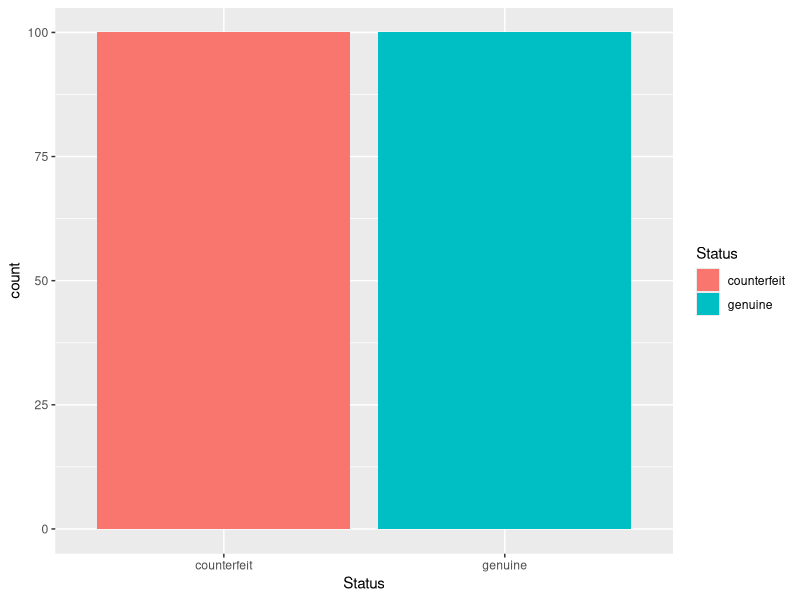
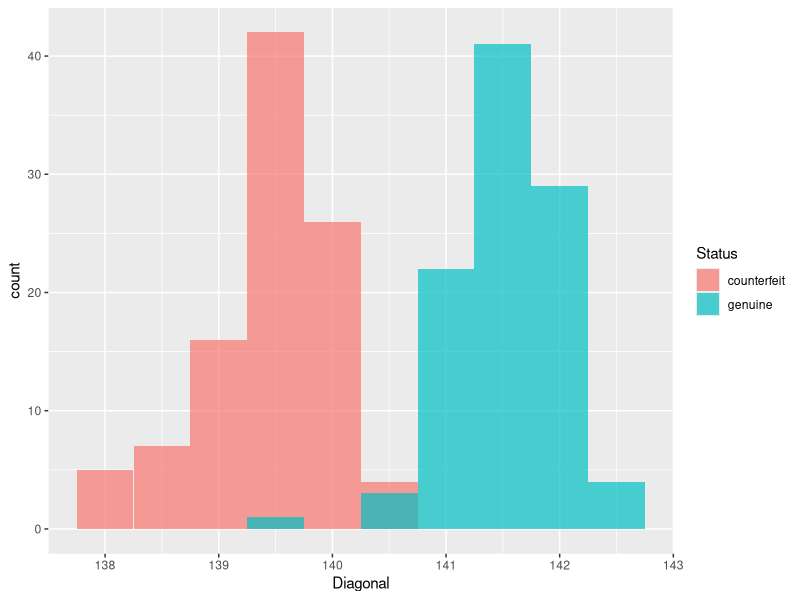
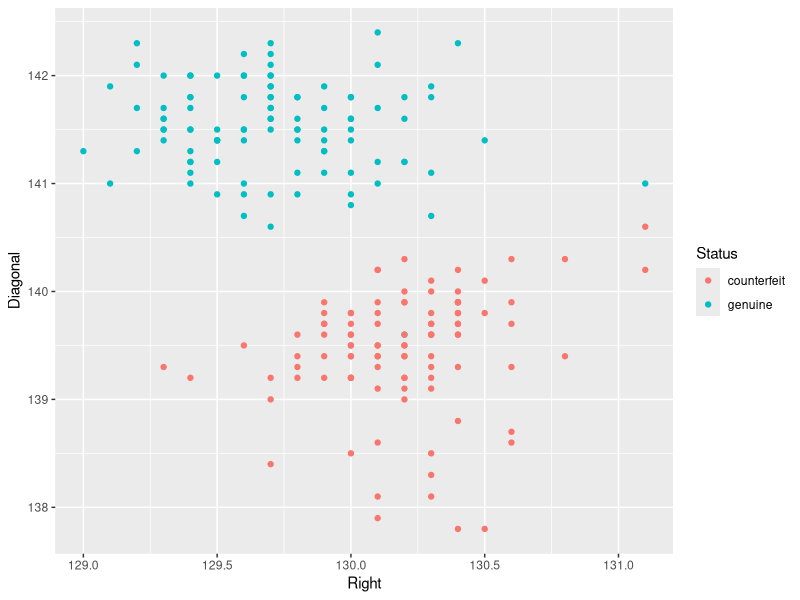

Source code (R) for these figures, in order:
## ---- chunk 1
knitr::opts_chunk$set(echo = TRUE)
## ---- chunk 2

library(mclust) 
library(ggplot2) 
data(banknote)

str(banknote)
## ---- chunk 3

ggplot(banknote, aes(x = Status, fill = Status)) + geom_bar()
## ---- chunk 4

ggplot(banknote, aes(x = Diagonal, fill = Status)) +
geom_histogram(binwidth = 0.5, position = "identity", alpha = 0.7)
## ---- chunk 5

ggplot(banknote, aes(x = Right, y = Diagonal, color = Status)) +
geom_point()
